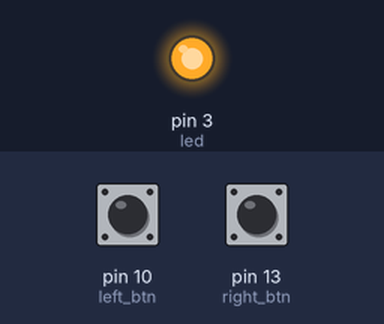
This program was run on a simulated MicroPython board. Shown: output pins drawn as LEDs (lit = HIGH). The test bench sets the inputs (shaded band); at power-on: pin 10 (left_btn) LOW, pin 13 (right_btn) LOW. Random numbers come from a fixed seed; what the program prints to the serial console is not drawn.

Above: at 0.1 s.
At 7.0 s:
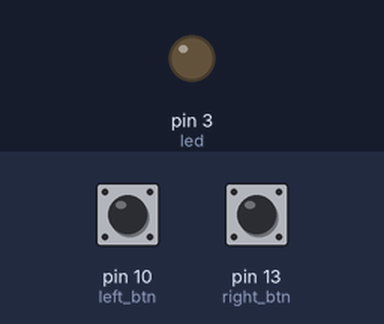
7.1 s: pin 10 (left_btn) pulled HIGH for 0.15 s
Timing chart, 0 to 10.1 s (numbered marks = the images above; inputs shaded):
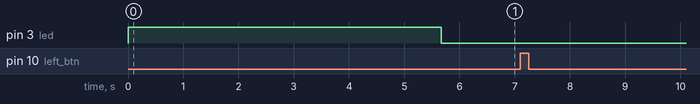

The program:

reaction_game_1.py
```python
import machine
import time
import random

button_pressed = False
led = machine.Pin(3, machine.Pin.OUT)
left_btn = machine.Pin(10, machine.Pin.IN, machine.Pin.PULL_DOWN)
right_btn = machine.Pin(13, machine.Pin.IN, machine.Pin.PULL_DOWN)

def btn_handler(pin):
    global button_pressed
    if not button_pressed:
        button_pressed = True
        react_time = time.ticks_diff(time.ticks_ms(), start_time)
        print(f"Your reaction time: {react_time} milliseconds!")

led.value(1)
time.sleep(random.uniform(5, 10))
led.value(0)
start_time = time.ticks_ms()
left_btn.irq(trigger=machine.Pin.IRQ_RISING, handler=btn_handler)
right_btn.irq(trigger=machine.Pin.IRQ_RISING, handler=btn_handler)
```

Measured:
- after the input at 7.1 s, every drawn part: stays the same
